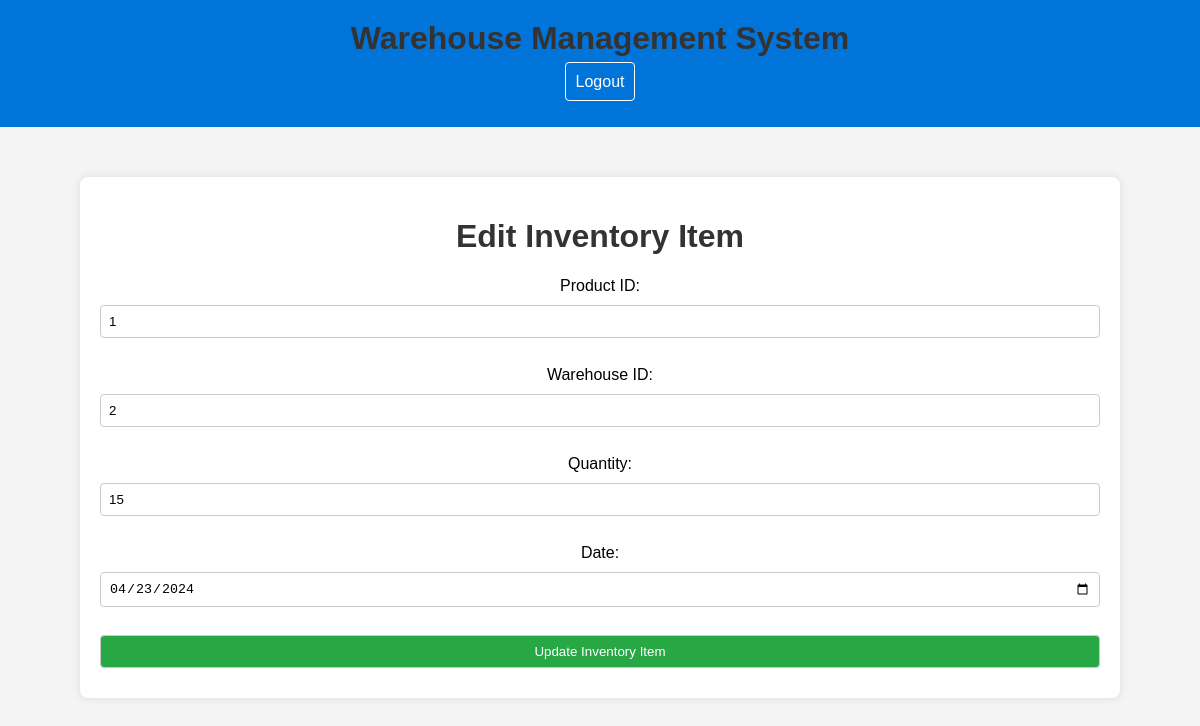
Page /edit_inventory.php?inventory_id=1 on the committed database.
### tables this page shows
CREATE TABLE `inventory` (
  `inventory_id` int(11) NOT NULL,
  `product_id` int(11) NOT NULL,
  `warehouse_id` int(11) NOT NULL,
  `quantity` int(11) NOT NULL,
  `date` date NOT NULL
);

### edit_inventory.php (the view, shortened to what this page needs)
<?php
require_once 'db_config.php';
if(isset($_GET['inventory_id'])) {
    $inventory_id = $_GET['inventory_id'];
    $sql = "SELECT * FROM inventory WHERE inventory_id = $inventory_id";
    $result = mysqli_query($conn, $sql);
    if(mysqli_num_rows($result) == 1) {
        $inventory = mysqli_fetch_assoc($result);
    } else {
        header('Location: inventory_manage.php');
        exit();
    }
} else {
    header('Location: inventory_manage.php');
    exit();
}
?>
<!DOCTYPE html>
<html lang="en">
<head>
</head>
<body>
<?php include 'header.php'; ?>
    <div class="edit-container">
        <h1>Edit Inventory Item</h1>
        <form method="post" action="update_inventory.php">
            <label for="product_id">Product ID:</label>
            <input type="number" id="product_id" name="product_id" value="<?php echo $inventory['product_id']; ?>"
            required><br>
            <label for="warehouse_id">Warehouse ID:</label>
            <input type="number" id="warehouse_id" name="warehouse_id" value="<?php echo $inventory['warehouse_id']; ?>" required><br>
            <label for="quantity">Quantity:</label>
            <input type="number" id="quantity" name="quantity" value="<?php echo $inventory['quantity']; ?>" required><br>
            <label for="date">Date:</label>
            <input type="date" id="date" name="date" value="<?php echo $inventory['date']; ?>" required><br>
            <input type="submit" value="Update Inventory Item">
        </form>
    </div>
</body>
</html>

### edit_inventory.php (style rules this page uses)
body { font-family: Arial, sans-serif; background-color: #f4f4f4; margin: 0; padding: 0; }
.edit-container { background-color: #fff; padding: 20px; border-radius: 8px; box-shadow: 0 0 10px rgba(0, 0, 0, 0.1); max-width: 1000px; margin: 50px auto; }
h1 { text-align: center; color: #333; }
form { display: flex; flex-direction: column; align-items: center; }
label { margin-bottom: 10px; }
input[type="number"], input[type="date"], input[type="submit"] { padding: 8px; margin-bottom: 10px; border-radius: 4px; border: 1px solid #ccc; width: 100%; box-sizing: border-box; }
input[type="submit"] { background-color: #28a745; color: #fff; cursor: pointer; transition: background-color 0.3s; }

### rows in the picture
inventory: product_id "1", warehouse_id "2", quantity "15", date "04/23/2024"
